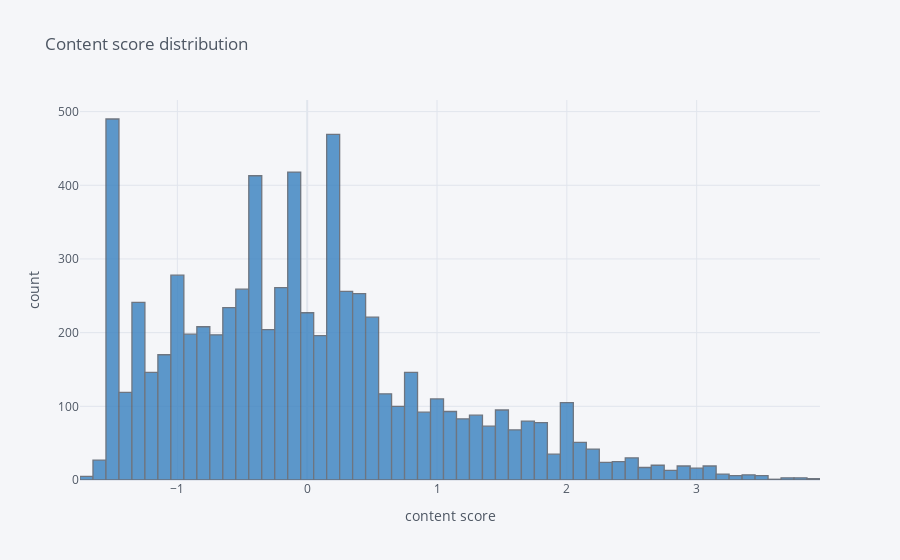
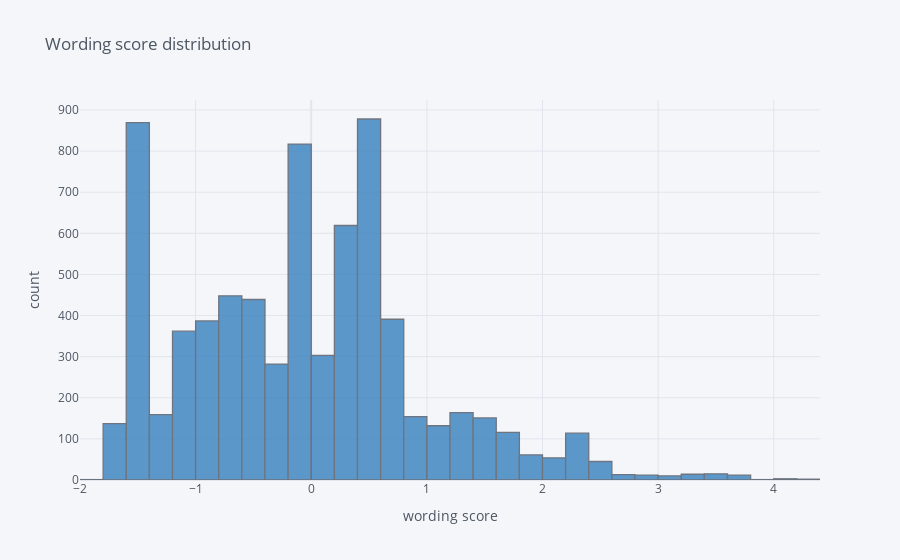

These figures' notebook cell, in order:
### Code cell
summaries_train_df['content'].iplot(
    kind='hist',
    bins=60,
    xTitle='content score',
    yTitle='count',
    title='Content score distribution',
    color='blue')

summaries_train_df['wording'].iplot(
    kind='hist',
    bins=60,
    xTitle='wording score',
    yTitle='count',
    title='Wording score distribution',
    color='blue')

### Figure 1 — Plotly figure (JSON) as saved in the notebook; plotly's stock layout.template omitted (floating-point values rounded to 4 significant figures; data arrays with more than 128 entries replaced by an {"elided": "..."} marker saying what was removed)
{"data": [{"histfunc": "count", "histnorm": "", "marker": {"color": "rgba(55, 128, 191, 1.0)", "line": {"color": "#4D5663", "width": 1.3}}, "name": "content", "nbinsx": 60, "opacity": 0.8, "orientation": "v", "type": "histogram", "x": {"elided": "7165 float values"}}], "layout": {"barmode": "overlay", "legend": {"bgcolor": "#F5F6F9", "font": {"color": "#4D5663"}}, "paper_bgcolor": "#F5F6F9", "plot_bgcolor": "#F5F6F9", "title": {"font": {"color": "#4D5663"}, "text": "Content score distribution"}, "xaxis": {"gridcolor": "#E1E5ED", "showgrid": true, "tickfont": {"color": "#4D5663"}, "title": {"font": {"color": "#4D5663"}, "text": "content score"}, "zerolinecolor": "#E1E5ED"}, "yaxis": {"gridcolor": "#E1E5ED", "showgrid": true, "tickfont": {"color": "#4D5663"}, "title": {"font": {"color": "#4D5663"}, "text": "count"}, "zerolinecolor": "#E1E5ED"}}}

### Figure 2 — Plotly figure (JSON) as saved in the notebook; plotly's stock layout.template omitted (floating-point values rounded to 4 significant figures; data arrays with more than 128 entries replaced by an {"elided": "..."} marker saying what was removed)
{"data": [{"histfunc": "count", "histnorm": "", "marker": {"color": "rgba(55, 128, 191, 1.0)", "line": {"color": "#4D5663", "width": 1.3}}, "name": "wording", "nbinsx": 60, "opacity": 0.8, "orientation": "v", "type": "histogram", "x": {"elided": "7165 float values"}}], "layout": {"barmode": "overlay", "legend": {"bgcolor": "#F5F6F9", "font": {"color": "#4D5663"}}, "paper_bgcolor": "#F5F6F9", "plot_bgcolor": "#F5F6F9", "title": {"font": {"color": "#4D5663"}, "text": "Wording score distribution"}, "xaxis": {"gridcolor": "#E1E5ED", "showgrid": true, "tickfont": {"color": "#4D5663"}, "title": {"font": {"color": "#4D5663"}, "text": "wording score"}, "zerolinecolor": "#E1E5ED"}, "yaxis": {"gridcolor": "#E1E5ED", "showgrid": true, "tickfont": {"color": "#4D5663"}, "title": {"font": {"color": "#4D5663"}, "text": "count"}, "zerolinecolor": "#E1E5ED"}}}
